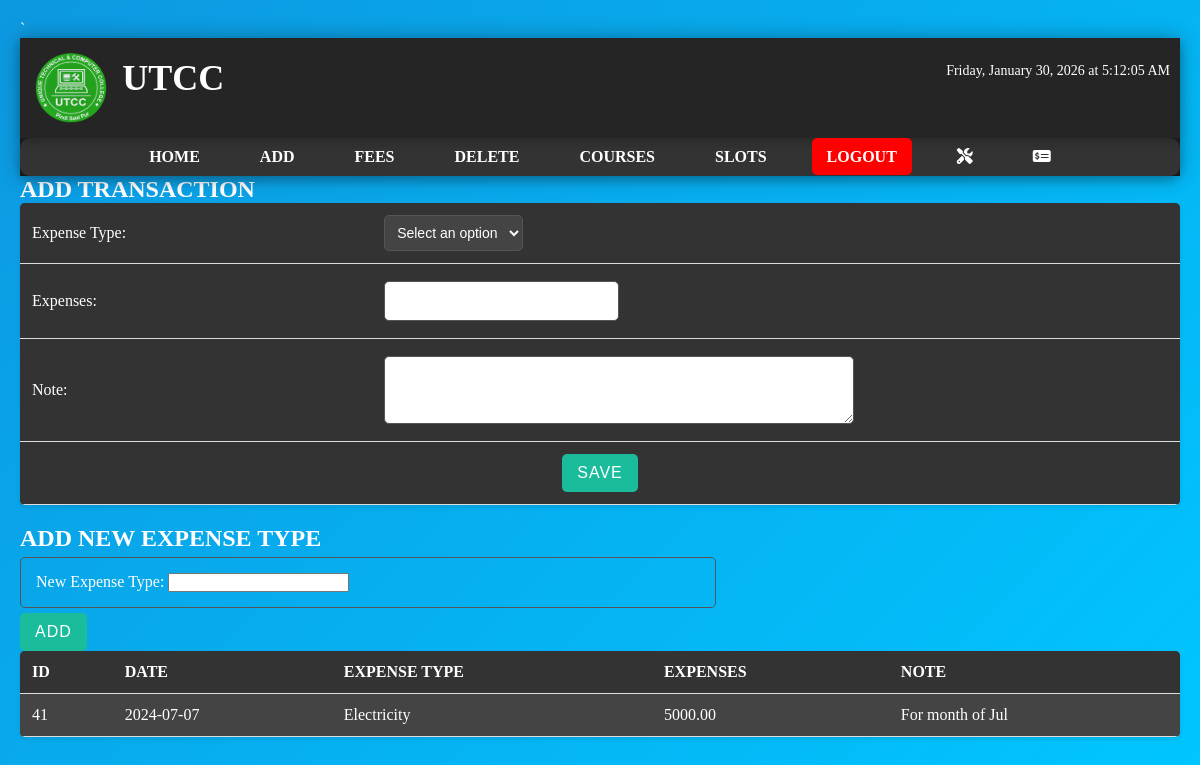
The app's page /expense.php (signed in) with its own data.
### tables this page shows
CREATE TABLE `expenses` (
  `id` int(11) NOT NULL AUTO_INCREMENT,
  `date` date NOT NULL,
  `expense_type` varchar(50) NOT NULL,
  `expenses` decimal(10,2) NOT NULL,
  `note` text DEFAULT NULL,
  PRIMARY KEY (`id`),
  KEY `expense_type` (`expense_type`),
  CONSTRAINT `expenses_ibfk_1` FOREIGN KEY (`expense_type`) REFERENCES `expense_types` (`expense_type`)
);

### expense.php (the view, shortened to what this page needs)
`<!DOCTYPE html>
<html lang="en">
<head>
        <?php include 'header.php'; ?>
  <link rel="stylesheet" href="style1.css">
</head>
<body>
<h2>ADD TRANSACTION</h2>
<form method="POST" action="">
    <table class="table1">
        <tr>
            <td><label for="expense_type">Expense Type:</label></td>
            <td>
                <select id="expense_type" name="expense_type" class="drop" required>
                    <option value="">Select an option</option>
                    <?php
                    include 'db_connection.php';
                    ?>
                </select>
            </td>
        </tr>
        <tr>
            <td><label for="expenses">Expenses:</label></td>
            <td><input type="number" id="expenses" class="form-group-exp" name="expenses" step="0.01" required></td>
        </tr>
        <tr>
            <td><label for="note">Note:</label></td>
            <td><textarea id="note" name="note" class="form-group" required></textarea></td>
        </tr>
        <tr>
            <td colspan="2" style="text-align: center;">
                <button type="submit" class="submit" name="save">SAVE</button>
            </td>
        </tr>
    </table>
</form>
<h2>ADD NEW EXPENSE TYPE</h2>
<form method="POST" action="">
    <div class="form-group">
        <label for="new_expense_type">New Expense Type:</label>
        <input type="text" id="new_expense_type" name="new_expense_type" required>
    </div>
    <button type="submit" class="submit" name="add_expense_type">ADD</button>
</form>
<?php
$sql = "SELECT id, date, expense_type, expenses, note FROM expenses";
$result = $conn->query($sql);
if ($result->num_rows > 0) {
    echo "<table>";
    echo "<tr><th>ID</th><th>Date</th><th>Expense Type</th><th>Expenses</th><th>Note</th></tr>";
    while($row = $result->fetch_assoc()) {
        echo "<tr><td>" . $row["id"]. "</td><td>" . $row["date"]. "</td><td>" . $row["expense_type"]. "</td><td>" . $row["expenses"]. "</td><td>" . $row["note"]. "</td></tr>";
    }
    echo "</table>";
} else {
    echo "0 results";
}
?>
</body>
</html>

### style1.css (style rules this page uses)
* { margin: 0; padding: 0; box-sizing: border-box; }
body { background: linear-gradient(135deg, #0d98e0, #00c6ff); background-attachment: fixed; color: #fff; transition: background 0.5s; overflow-x: hidden; font-family: calibri; }
button, .p-btn, .a-btn, .l-btn, .submit-btn { font-size: 16px; padding: 10px 15px; color: #fff; border: none; border-radius: 5px; cursor: pointer; transition: background 0.3s, transform 0.2s ease; }

### expense.php (style rules this page uses)
* { margin: 0; padding: 0; box-sizing: border-box; }
body { font-family: Arial, sans-serif; background-color: #f2f2f2; padding: 20px; }
table { width: 100%; border-collapse: collapse; background-color: #444; border-radius: 5px; overflow: hidden; box-shadow: 0 2px 4px rgba(0, 0, 0, 0.1); margin-bottom: 20px; }
th, td { padding: 12px; text-align: left; border-bottom: 1px solid #ddd; }
th { background-color: #333; color: #fff; text-transform: uppercase; }
td { background-color: #444; }
.submit { font-size: 16px; letter-spacing: 1px; text-transform: uppercase; padding: 10px 15px; color: #fff; background-color: #1abc9c; border: none; border-radius: 5px; cursor: pointer; transition: background 0.3s, box-shadow 0.3s, transform 0.2s; }
.form-group-exp { width: 30%; font-size: 16px; padding: 10px; margin: 5px 0; border: 1px solid #555; border-radius: 5px; background-color: #44; transition: border-color 0.3s, color 0.3s; }
.form-group { width: 60%; font-size: 16px; padding: 15px; margin: 5px 0; border: 1px solid #555; border-radius: 5px; background-color: #44; transition: border-color 0.3s, color 0.3s; }
.drop { font-size: 14px; padding: 8px; border: 1px solid #555; border-radius: 5px; background-color: #444; color: #fff; }
.table1 td { background-color: #333; }

### records on screen
expenses: id "41", date "2024-07-07", expense_type "Electricity", expenses "5000.00", note "For month of Jul"
